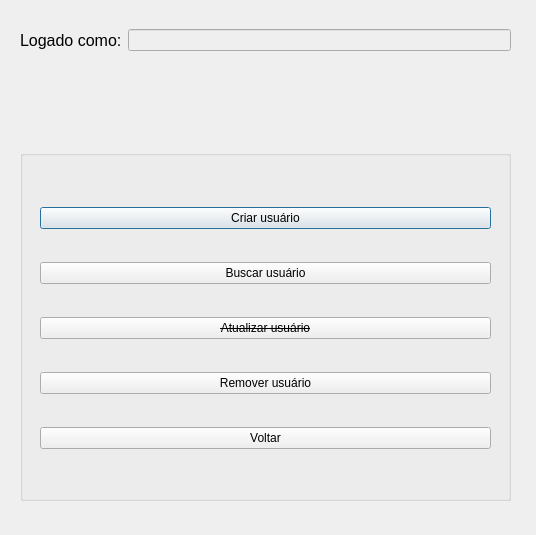
<?xml version="1.0" encoding="UTF-8"?>
<ui version="4.0">
 <class>UserManagement</class>
 <widget class="QDialog" name="UserManagement">
  <property name="geometry">
   <rect>
    <x>0</x>
    <y>0</y>
    <width>536</width>
    <height>535</height>
   </rect>
  </property>
  <property name="windowTitle">
   <string>Gestão de Usuários | Sistema de Controle de Comandas</string>
  </property>
  <widget class="QWidget" name="layoutWidget">
   <property name="geometry">
    <rect>
     <x>20</x>
     <y>20</y>
     <width>491</width>
     <height>41</height>
    </rect>
   </property>
   <layout class="QHBoxLayout" name="horizontalLayout_userManagementLoggedAs">
    <item>
     <widget class="QLabel" name="label_loggedAsUser">
      <property name="font">
       <font>
        <pointsize>12</pointsize>
       </font>
      </property>
      <property name="text">
       <string>Logado como:</string>
      </property>
     </widget>
    </item>
    <item>
     <widget class="QLineEdit" name="lineEdit_loggedAsUser">
      <property name="enabled">
       <bool>false</bool>
      </property>
     </widget>
    </item>
   </layout>
  </widget>
  <widget class="QGroupBox" name="groupBox_userManagement">
   <property name="geometry">
    <rect>
     <x>20</x>
     <y>150</y>
     <width>491</width>
     <height>351</height>
    </rect>
   </property>
   <property name="title">
    <string/>
   </property>
   <widget class="QWidget" name="layoutWidget_2">
    <property name="geometry">
     <rect>
      <x>20</x>
      <y>30</y>
      <width>451</width>
      <height>301</height>
     </rect>
    </property>
    <layout class="QVBoxLayout" name="verticalLayout_userManagement">
     <item>
      <widget class="QPushButton" name="pushButton_createUser">
       <property name="text">
        <string>Criar usuário</string>
       </property>
      </widget>
     </item>
     <item>
      <widget class="QPushButton" name="pushButton_findUser">
       <property name="font">
        <font>
         <strikeout>false</strikeout>
        </font>
       </property>
       <property name="text">
        <string>Buscar usuário</string>
       </property>
      </widget>
     </item>
     <item>
      <widget class="QPushButton" name="pushButton_updateUser">
       <property name="font">
        <font>
         <strikeout>true</strikeout>
        </font>
       </property>
       <property name="text">
        <string>Atualizar usuário</string>
       </property>
      </widget>
     </item>
     <item>
      <widget class="QPushButton" name="pushButton_deleteUser">
       <property name="font">
        <font>
         <strikeout>false</strikeout>
        </font>
       </property>
       <property name="text">
        <string>Remover usuário</string>
       </property>
      </widget>
     </item>
     <item>
      <widget class="QPushButton" name="pushButton_backToDashboard">
       <property name="text">
        <string>Voltar</string>
       </property>
      </widget>
     </item>
    </layout>
   </widget>
  </widget>
 </widget>
 <resources/>
 <connections/>
</ui>
